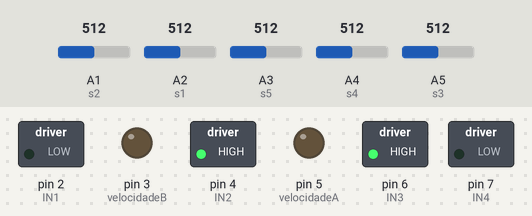
The sketch below on a simulated Arduino Uno, built with avr-gcc and run on an emulated ATmega328P. Shown: switched loads named in the sketch (green lamp = pin HIGH), output pins drawn as LEDs (lit = HIGH). The inputs (shaded band) are chosen by the test bench; at power-on: A5 (s3) = 512, A4 (s4) = 512, A3 (s5) = 512, A1 (s2) = 512, A2 (s1) = 512.

Above: at 1.2 s.
1.3 s: A5 (s3) set to 496
At 1.8 s:
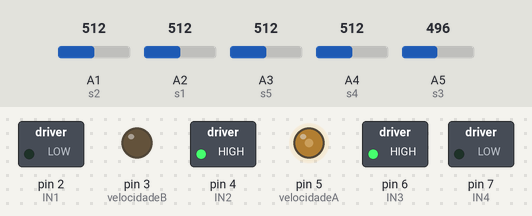
2.8 s: A4 (s4) set to 534
At 3.7 s:
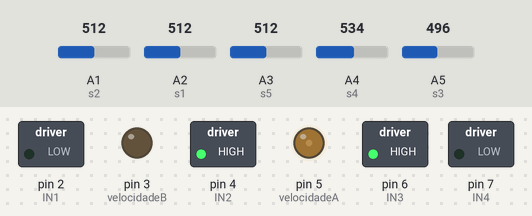
4.3 s: A3 (s5) set to 492
At 4.45 s:
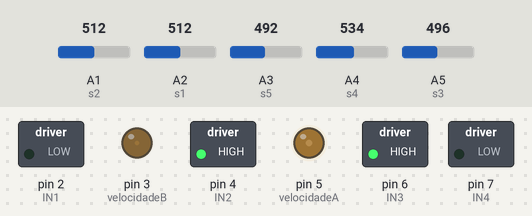
Timing chart, 0 to 5.9 s (numbered marks = the images above; inputs shaded):
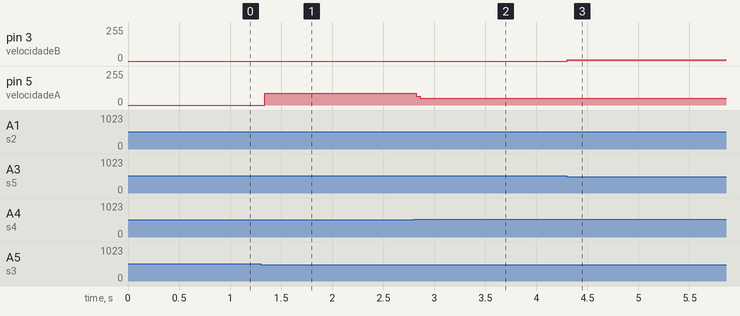

The sketch:

Carro_Seguidor_Linha_V4.ino
```cpp
//----MOTOR B----//
int IN1 = 2 ;
int IN2 = 4 ;
int velocidadeA = 5;

//----MOTOR A direito ----//
int IN3 = 6 ;
int IN4 = 7 ;
int velocidadeB = 3;

int sensor1, sensor2, sensor3, sensor4, sensor5;

//Deslocamento de calibração
int leftOffset = 0, smallLeftOffset = 0, centre = 0, smallRightOffset = 0, rightOffset = 0;

// Velocidade inicial e deslocamentos de rotação
int startSpeed = 70, rotate = 20;

// Limiar do sensor;
int threshold = 5;

// Velocidades iniciais dos motores esquerdos e direito
int left = startSpeed, right = startSpeed;

const int s1 = A2; //SENSOR DA ESQUERDA DA PONTA
const int s2 = A1;  // SEGUNDO SENSOR DA ESQUERDA
const int s3 = A5;  // SENSOR MEIO
const int s4 = A4;  // SEGUNDO SENSOR DA DIREITA
const int s5 = A3;  // SENSOR DA DIREITA DA PONTA

void setup() {
  pinMode(IN1, OUTPUT);
  pinMode(IN2, OUTPUT);
  pinMode(IN3, OUTPUT);
  pinMode(IN4, OUTPUT);
  pinMode(velocidadeA, OUTPUT);
  pinMode(velocidadeB, OUTPUT);

  //------ENTRADA DOS SENSORES-----------/
  pinMode(s1, INPUT);
  pinMode(s2, INPUT);
  pinMode(s3, INPUT);
  pinMode(s4, INPUT);
  pinMode(s5, INPUT);

//  calibrate();

  digitalWrite(IN1, LOW);
  digitalWrite(IN2, HIGH);

  digitalWrite(IN3, HIGH);
  digitalWrite(IN4, LOW);
}

void loop() {
//  int var = 0;
//  int var1 = 0;
  //  readSensores();
  //  lerdistancia();
  //  if(cmMsec<15){
  //    var1 = 1;
  //  }

  //  Velocidade dos motores = 50
  left = startSpeed;
  right = startSpeed;

  sensor1 = analogRead(s1) + leftOffset;
  sensor2 = analogRead(s2) + smallLeftOffset;
  sensor3 = analogRead(s3);
  sensor4 = analogRead(s4) + smallRightOffset;
  sensor5 = analogRead(s5) + rightOffset;

  //vira a direita desligando um motor
  if (sensor1 > (sensor3 + threshold)) {
    analogWrite(velocidadeA, 0);
    analogWrite(velocidadeB, right);
  }

  //curva suave para direita
  if (sensor2 > (sensor3 + threshold)){
    left = startSpeed + rotate;
    right = startSpeed - rotate;

    analogWrite(velocidadeA, left);
    analogWrite(velocidadeB, right);
  }

  if(sensor4 > (sensor2 + threshold)){
    left = startSpeed - rotate;
    right = startSpeed + rotate;
    analogWrite(velocidadeA, left);
    analogWrite(velocidadeB, right);
  }

  if(sensor5 > (sensor3 + threshold)){
    analogWrite(velocidadeA, left);
    analogWrite(velocidadeB, 0);
  }
}
```

Measured:
- the behaviour switches between 507 and 506 on A5 (s3) (found by bisection; images 0 and 1)
- after the input at 1.3 s, pin 5 (velocidadeA): 0/255 → 87/255 at once
- after the input at 2.8 s, pin 5 (velocidadeA): 87/255 → 49/255 at once
- after the input at 4.3 s, pin 3 (velocidadeB): 0/255 → 8/255 at once
